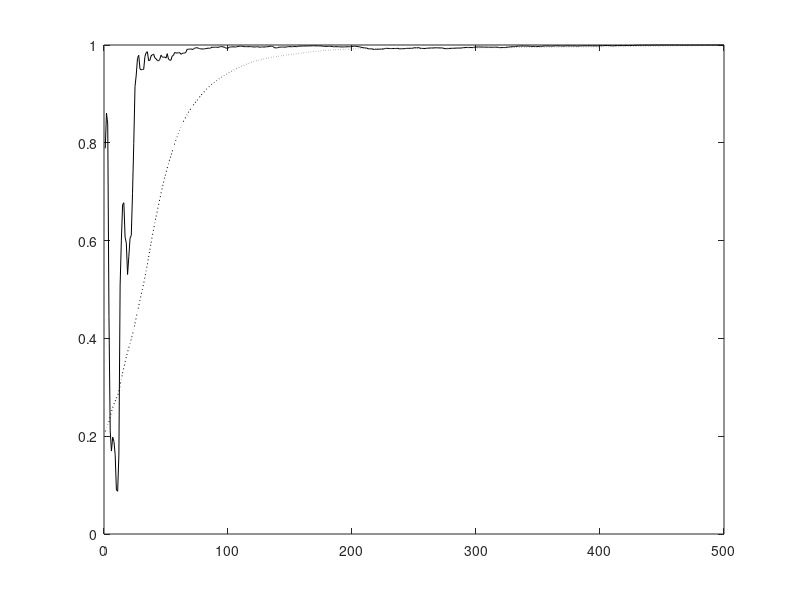

The MATLAB script that drew this image: (Note: this script raises an error after producing the figure.)
% This code is written to support the experiments in the book titled:
% Adaptive Machine Learning Algorithms with Python
% by
% Chanchal Chatterjee
% December 2021
% Speedup of the Adaptive EVD Algorithm 
% Newton's Method on the Unconstrained Objective Function

function evdZ;

clear all; close all; 

eta0 = 400;

% Number of samples N and dimension D
nSamples = 500;
nDim = 10;
nEA = 4;
nEpochs = 1;
randn('state',0);

% Generate the covX random matrices
if 0
covX = ...
[ 0.0910   0.0380  -0.0530  -0.0050   0.0100  -0.1360   0.1550   0.0300   0.0020   0.0320 ; ...
  0.0380   0.3730   0.0180  -0.0280  -0.0110  -0.3670   0.1540  -0.0570  -0.0310  -0.0650 ; ...
 -0.0530   0.0180   1.4300   0.0170   0.0550  -0.4500  -0.0380  -0.2980  -0.0410  -0.0300 ; ...
 -0.0050  -0.0280   0.0170   0.0840  -0.0050   0.0160   0.0420  -0.0220   0.0010   0.0050 ; ...
  0.0100  -0.0110   0.0550  -0.0050   0.0710   0.0880   0.0580  -0.0690  -0.0080   0.0030 ; ...
 -0.1360  -0.3670  -0.4500   0.0160   0.0880   5.7200  -0.5440  -0.2480   0.0050   0.0950 ; ...
  0.1550   0.1540  -0.0380   0.0420   0.0580  -0.5440   2.7500  -0.3430  -0.0110  -0.1200 ; ...
  0.0300  -0.0570  -0.2980  -0.0220  -0.0690  -0.2480  -0.3430   1.4500   0.0780   0.0280 ; ...
  0.0020  -0.0310  -0.0410   0.0010  -0.0080   0.0050  -0.0110   0.0780   0.0670   0.0150 ; ...
  0.0320  -0.0650  -0.0300   0.0050   0.0030   0.0950  -0.1200   0.0280   0.0150   0.3410 ];

covX = ...
[ 0.4270   0.0110  -0.0050  -0.0250   0.0890  -0.0790  -0.0190   0.0740   0.0890   0.0050 ; ...
  0.0110   5.6900  -0.0690  -0.2820  -0.7310   0.0900  -0.1240   0.1000   0.4320  -0.1030 ; ...
 -0.0050  -0.0690   0.0800   0.0980   0.0450  -0.0410   0.0230   0.0220  -0.0350   0.0120 ; ...
 -0.0250  -0.2820   0.0980   2.8000  -0.1070   0.1500  -0.1930   0.0950  -0.2260   0.0460 ; ...
  0.0890  -0.7310   0.0450  -0.1070   3.4400   0.2530   0.2510   0.3160   0.0390  -0.0100 ; ...
 -0.0790   0.0900  -0.0410   0.1500   0.2530   2.2700  -0.1800   0.2950  -0.0390  -0.1130 ; ...
 -0.0190  -0.1240   0.0230  -0.1930   0.2510  -0.1800   0.3270   0.0270   0.0260  -0.0160 ; ...
  0.0740   0.1000   0.0220   0.0950   0.3160   0.2950   0.0270   0.7270  -0.0960  -0.0170 ; ...
  0.0890   0.4320  -0.0350  -0.2260   0.0390  -0.0390   0.0260  -0.0960   0.7150  -0.0090 ; ...
  0.0050  -0.1030   0.0120   0.0460  -0.0100  -0.1130  -0.0160  -0.0170  -0.0090   0.0650 ];

covX = ...
[ 0.3350   0.0260  -0.0510  -0.0120   0.0790   0.0170   0.0290   0.0080   0.0770  -0.0300 ; ...
  0.0260   0.0910   0.0110  -0.0100   0.0060  -0.0140  -0.0020  -0.0230   0.0110   0.0350 ; ...
 -0.0510   0.0110   0.0780   0.0000   0.0160   0.0030   0.0300  -0.0350  -0.0030  -0.0490 ; ...
 -0.0120  -0.0100   0.0000   0.0820  -0.0030  -0.0260  -0.0250  -0.0290  -0.0150   0.0250 ; ...
  0.0790   0.0060   0.0160  -0.0030   0.7970   0.1940  -0.0370  -0.0230   0.0590  -0.1450 ; ...
  0.0170  -0.0140   0.0030  -0.0260   0.1940   1.5000   0.0140  -0.1040   0.1140  -0.2290 ; ...
  0.0290  -0.0020   0.0300  -0.0250  -0.0370   0.0140   0.2770  -0.0300  -0.0770  -0.0510 ; ...
  0.0080  -0.0230  -0.0350  -0.0290  -0.0230  -0.1040  -0.0300   0.3170   0.0220   0.0100 ; ...
  0.0770   0.0110  -0.0030  -0.0150   0.0590   0.1140  -0.0770   0.0220   0.5380   0.0340 ; ...
 -0.0300   0.0350  -0.0490   0.0250  -0.1450  -0.2290  -0.0510   0.0100   0.0340   0.6680 ];

covX = ...
[ 0.0840  -0.0120   0.0010   0.0150  -0.0040   0.0240  -0.0110   0.0270   0.0730  -0.0120 ; ...
 -0.0120   0.7930   0.0000   0.1970   0.0310  -0.0260   0.0500   0.0790   0.1450  -0.0270 ; ...
  0.0010   0.0000   0.0660  -0.0230   0.0110  -0.0170   0.0390  -0.0020   0.0170  -0.0040 ; ...
  0.0150   0.1970  -0.0230   0.7280  -0.0030  -0.0150   0.1210   0.0900   0.0800   0.0410 ; ...
 -0.0040   0.0310   0.0110  -0.0030   0.0800  -0.0010  -0.0070   0.0230  -0.0140  -0.0230 ; ...
  0.0240  -0.0260  -0.0170  -0.0150  -0.0010   0.3360  -0.1470  -0.0370   0.3020  -0.0520 ; ...
 -0.0110   0.0500   0.0390   0.1210  -0.0070  -0.1470   1.4500  -0.1320  -0.2300  -0.1370 ; ... 
  0.0270   0.0790  -0.0020   0.0900   0.0230  -0.0370  -0.1320   0.3200   0.2380   0.0170 ; ...
  0.0730   0.1450   0.0170   0.0800  -0.0140   0.3020  -0.2300   0.2380   2.9300  -0.0570 ; ...
 -0.0120  -0.0270  -0.0040   0.0410  -0.0230  -0.0520  -0.1370   0.0170  -0.0570   0.3040 ];

covX = ...
[ 0.0900   0.0010  -0.0080  -0.1910  -0.0070   0.0410  -0.0300  -0.0580   0.0220   0.0320 ; ...
  0.0010   0.0920  -0.0110   0.0080  -0.0140  -0.0020   0.0120  -0.0100  -0.0210  -0.0020 ; ...
 -0.0080  -0.0110   0.0820   0.0820   0.0140  -0.0200  -0.0580   0.1050   0.0040   0.0230 ; ...
 -0.1910   0.0080   0.0820   5.6800  -0.0960  -0.0150   0.6460   0.2190  -0.2380   0.2180 ; ...
 -0.0070  -0.0140   0.0140  -0.0960   0.0760  -0.0350  -0.0400  -0.0230   0.0270  -0.0140 ; ...
  0.0410  -0.0020  -0.0200  -0.0150  -0.0350   0.4580   0.1380  -0.2510   0.0120   0.0390 ; ...
 -0.0300   0.0120  -0.0580   0.6460  -0.0400   0.1380   1.8200  -0.1830  -0.0020   0.1170 ; ...
 -0.0580  -0.0100   0.1050   0.2190  -0.0230  -0.2510  -0.1830   4.0700  -0.4640   0.1470 ; ...
  0.0220  -0.0210   0.0040  -0.2380   0.0270   0.0120  -0.0020  -0.4640   0.2630   0.0540 ; ...
  0.0320  -0.0020   0.0230   0.2180  -0.0140   0.0390   0.1170   0.1470   0.0540   0.3870 ];

covX = 20*[0.091 0.038 -.053 -.005 0.010; ...
           0.038 0.373 0.018 -.028 -.011; ...
           -.053 0.018 1.430 0.017 0.055; ...
           -.005 -.028 0.017 0.084 -.005; ...
           0.010 -.011 0.055 -.005 0.071];
end

covX = 2*...
[ 0.0910   0.0380  -0.0530  -0.0050   0.0100  -0.1360   0.1550   0.0300   0.0020   0.0320 ; ...
  0.0380   0.3730   0.0180  -0.0280  -0.0110  -0.3670   0.1540  -0.0570  -0.0310  -0.0650 ; ...
 -0.0530   0.0180   1.4300   0.0170   0.0550  -0.4500  -0.0380  -0.2980  -0.0410  -0.0300 ; ...
 -0.0050  -0.0280   0.0170   0.0840  -0.0050   0.0160   0.0420  -0.0220   0.0010   0.0050 ; ...
  0.0100  -0.0110   0.0550  -0.0050   0.0710   0.0880   0.0580  -0.0690  -0.0080   0.0030 ; ...
 -0.1360  -0.3670  -0.4500   0.0160   0.0880   5.7200  -0.5440  -0.2480   0.0050   0.0950 ; ...
  0.1550   0.1540  -0.0380   0.0420   0.0580  -0.5440   2.7500  -0.3430  -0.0110  -0.1200 ; ...
  0.0300  -0.0570  -0.2980  -0.0220  -0.0690  -0.2480  -0.3430   1.4500   0.0780   0.0280 ; ...
  0.0020  -0.0310  -0.0410   0.0010  -0.0080   0.0050  -0.0110   0.0780   0.0670   0.0150 ; ...
  0.0320  -0.0650  -0.0300   0.0050   0.0030   0.0950  -0.1200   0.0280   0.0150   0.3410 ];
    
% Compute data
[V1,D1] = eig(covX);
[d,in] = sort(diag(D1));
V = zeros(nDim,nDim);
D = zeros(nDim,nDim);
for i = 1 : nDim
   V(:,i) = V1(:,in(nDim+1-i));
   D(i,i) = D1(in(nDim+1-i),in(nDim+1-i));
end
x(1:nDim,1:nSamples) = V*sqrt(D)*randn(nDim,nSamples);

% Compute Corrl matrix and eigen vectors
corX = zeros(nDim,nDim);
for i = 1 : nSamples
   corX = corX + x(:,i)*x(:,i)'/nSamples;
end
[V1,D1] = eig(corX);
[d,in] = sort(diag(D1));
V = zeros(nDim,nDim);
D = zeros(nDim,nDim);
for i = 1 : nDim
   V(:,i) = V1(:,in(nDim+1-i));
   D(i,i) = D1(in(nDim+1-i),in(nDim+1-i));
end
corX
V
diag(D)'

% Adaptive algorithm
A = zeros(nDim,nDim);
W1 = 0.1 * ones(nDim,nEA);
W2 = 0.1 * ones(nDim,nEA);
I  = eye(nDim,nDim);
invB  = eye(nDim,nDim);
for epoch = 1 : nEpochs
   for iter = 1 : nSamples
      
      Ak = x(:,iter) * x(:,iter)';
      A = A + (1.0/(nSamples*(epoch-1) + iter))*(Ak - A);
      
      % Gradient Descent - Xu
      etat = 1.0/(eta0 + nSamples*(epoch-1) + iter);
      G = (-2*A*W1 + A*W1*triu(W1'*W1) + W1*triu(W1'*A*W1));
      W1 = W1 - etat*G;
      
      % Newton Rhapson
      G = (-2*A*W2 + A*W2*triu(W2'*W2) + W2*triu(W2'*A*W2));
      for i = 1 : nEA
         g = G(:,i);
         w = W2(:,i);
         M = zeros(nDim,nDim);
         for k = 1 : i-1
            M = M + (A*W2(:,k)*W2(:,k)' + W2(:,k)*W2(:,k)'*A);
         end
         F = - 2*A + 2*A*w*w' + 2*w*w'*A + A*(w'*w) + (w'*A*w)*I  +  M;
         
         lambda = w'*A*w;
         Atilde = A;
      	if (iter > 1)
         	invB = (I + (Atilde/lambda))/lambda; 
      	end
      	invC = invB - (2*invB*A*w*w'*invB)/(1 + 2*w'*invB*A*w);
         invF = invC - (2*invC*w*w'*A*invC)/(1 + 2*w'*A*invC*w);
         
         h = -invF*g;
      	a0 = g'*h;
      	a1 = h'*F*h;
      	a2 = 3*((w'*A*h)*(h'*h) + (h'*A*h)*(w'*h));
      	a3 = 2*(h'*A*h)*(h'*h);
      	c = [a3 a2 a1 a0];
         rts = roots(c);
                  
         clear rs; clear r; clear J;
         cnt = 1; 
         for k = 1 : 3
            if isreal(rts(k))
               rs(cnt) = rts(k);
            	r = w + rts(k)*h;
               J(cnt) = (-2*r'*A*r + r'*A*r*r'*r + r'*M*r);
               cnt = cnt + 1;
            end
         end
         [yy, iyy] = min(J);
         alpha = rs(iyy);
         
         w = w + alpha*h; % 0.01(1), 0.06(2,3,4)

         W2(:,i) = w;
      end
      
      for i = 1 : nEA
      	u1 = W1(:,i)/norm(W1(:,i));
      	u2 = W2(:,i)/norm(W2(:,i));
      	cos_t1(i,iter) = abs(u1'*V(:,i));
         cos_t2(i,iter) = abs(u2'*V(:,i));
      end
      ind(iter) = iter;
   end
end

% Plot the convergence results
figure(1);
plot(ind,cos_t1(1,:),'k:'); hold on;
plot(ind,cos_t2(1,:),'k-'); hold on;
legend('Gradient Descent','Newton-Rhapson',0);
xlabel('Number of Samples');
ylabel('Direction Cosine - Component 1');
hold off;

% Plot the convergence results
figure(2);
plot(ind,cos_t1(2,:),'k:'); hold on;
plot(ind,cos_t2(2,:),'k-'); hold on;
legend('Gradient Descent','Newton-Rhapson',0);
xlabel('Number of Samples');
ylabel('Direction Cosine - Component 2');
hold off;

% Plot the convergence results
figure(3);
plot(ind,cos_t1(3,:),'k:'); hold on;
plot(ind,cos_t2(3,:),'k-'); hold on;
legend('Gradient Descent','Newton-Rhapson',0);
xlabel('Number of Samples');
ylabel('Direction Cosine - Component 3');
hold off;

% Plot the convergence results
figure(4);
plot(ind,cos_t1(4,:),'k:'); hold on;
plot(ind,cos_t2(4,:),'k-'); hold on;
legend('Gradient Descent','Newton-Rhapson',0);
xlabel('Number of Samples');
ylabel('Direction Cosine - Component 4');
hold off;


%keyboard




  
